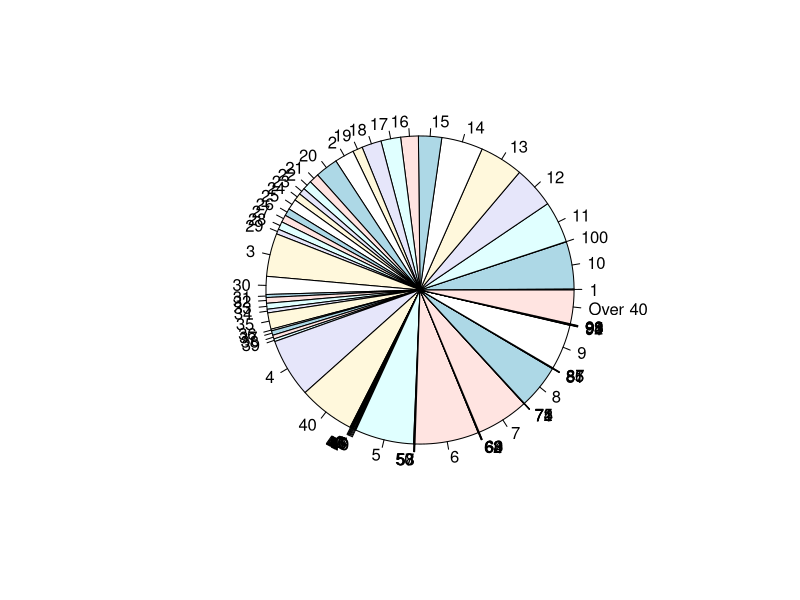
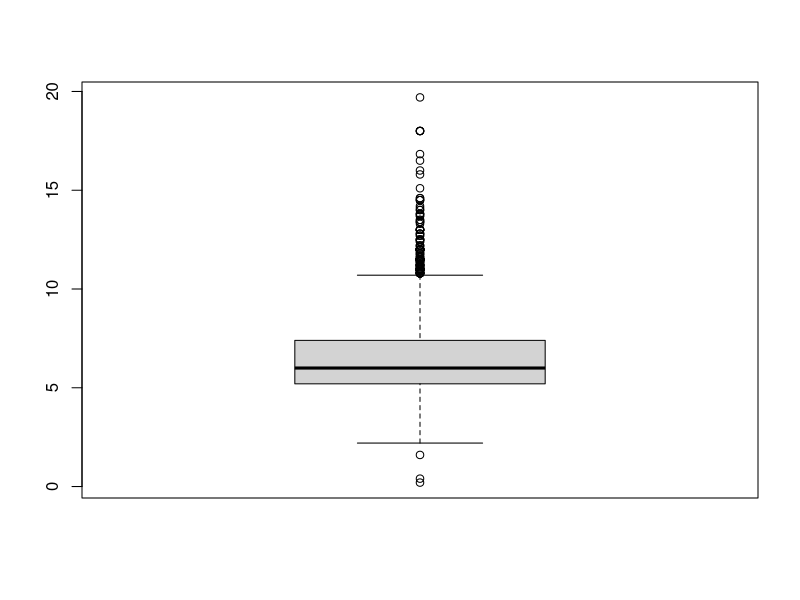
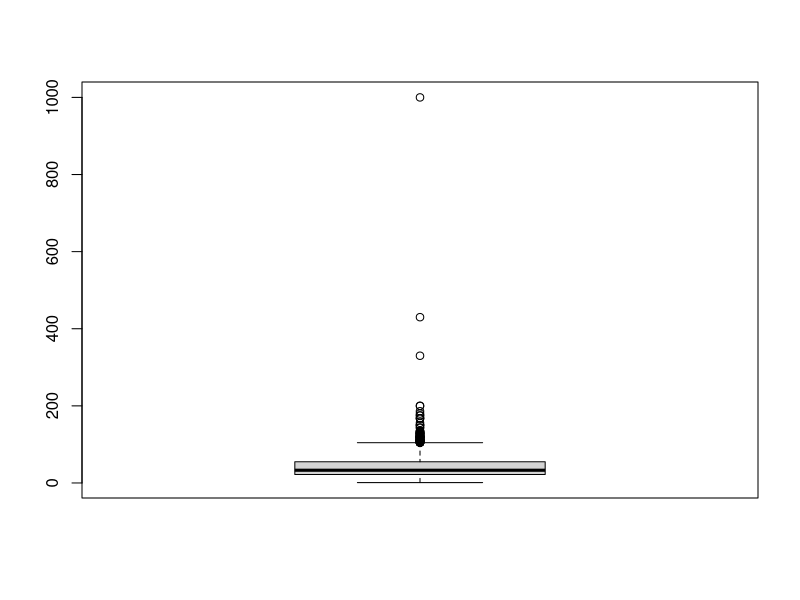
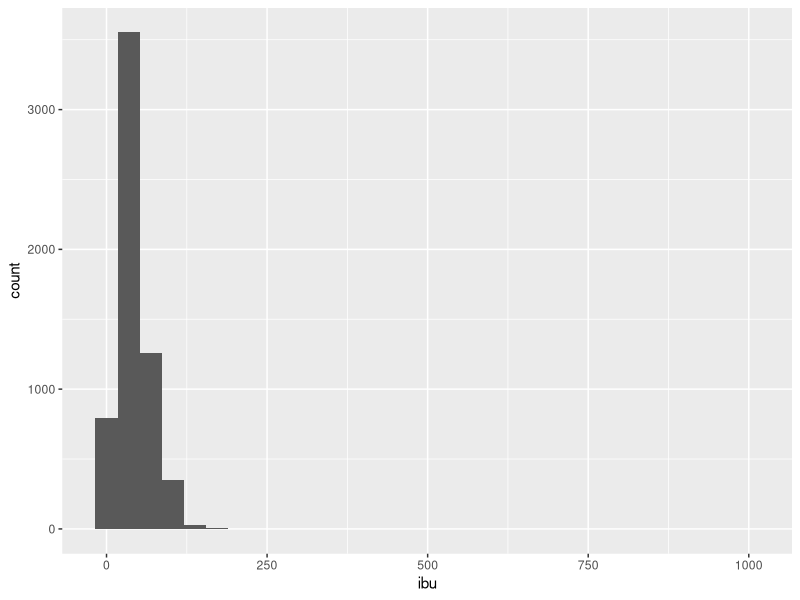

R code for these plots, in order:
## ---- chunk 1
install.packages("tidyverse")
library(tidyverse)
## ---- chunk 2
beerdf = read.csv("beer_train.csv")
#head(beerdf)
View(beerdf)
dim(beerdf)
colnames(beerdf)
## ---- chunk 3
# Number of missing data values in glass 
sum(beerdf$glass == "")
## ---- chunk 4
sum(is.na(beerdf$glass))
beerdf_new <- subset(beerdf, select = -c(available, description, glass, name))

#View(beerdf_new)
#dim(beerdf_new)
#colnames(beerdf_new)
## ---- chunk 5
#table(beerdf$isOrganic)
beerdf_new$isOrganic[which(beerdf_new$isOrganic=="Y")] <- 1

beerdf_new$isOrganic[which(beerdf_new$isOrganic=="N")] <- 0

beerdf_new$isOrganic <- as.numeric(beerdf_new$isOrganic)

View(beerdf_new)
#table(beerdf$isOrganic)
## ---- chunk 6
summary(beerdf_new)
typeof(beerdf_new)
## ---- chunk 7

## ---- chunk 8
sum(beerdf_new$srm == "Over 40")
## ---- chunk 9
# Number of observations in srm with string value "over 40"
sum(beerdf_new$srm == "Over 40")

beerdf_new$srm[which(beerdf_new$srm=="Y")] <- 1
beerdf_new$isOrganic[which(beerdf_new$isOrganic=="Y")] <- 1

#beerdf_new$srm <- as.data.frame(beerdf_new$srm == "Over 40", "String", "Numerical")

#class_counts <- table(beerdf$srm)
#print(class_counts)

pie(table(beerdf$srm), names(table(beerdf$srm)))
## ---- chunk 10

## ---- chunk 11
boxplot(beerdf_new$abv)
#hist(beerdf_new$abv, main = "Histogram of ABV", xlab = "ABV", ylab = "Frequency")
## ---- chunk 12
boxplot(beerdf_new$ibu)
#hist(beerdf_new$ibu, main = "Histogram of IBU", xlab = "IBU", ylab = "Frequency")
## ---- chunk 13
ggplot(data = beerdf_new, aes(x = ibu)) +
  geom_histogram()
